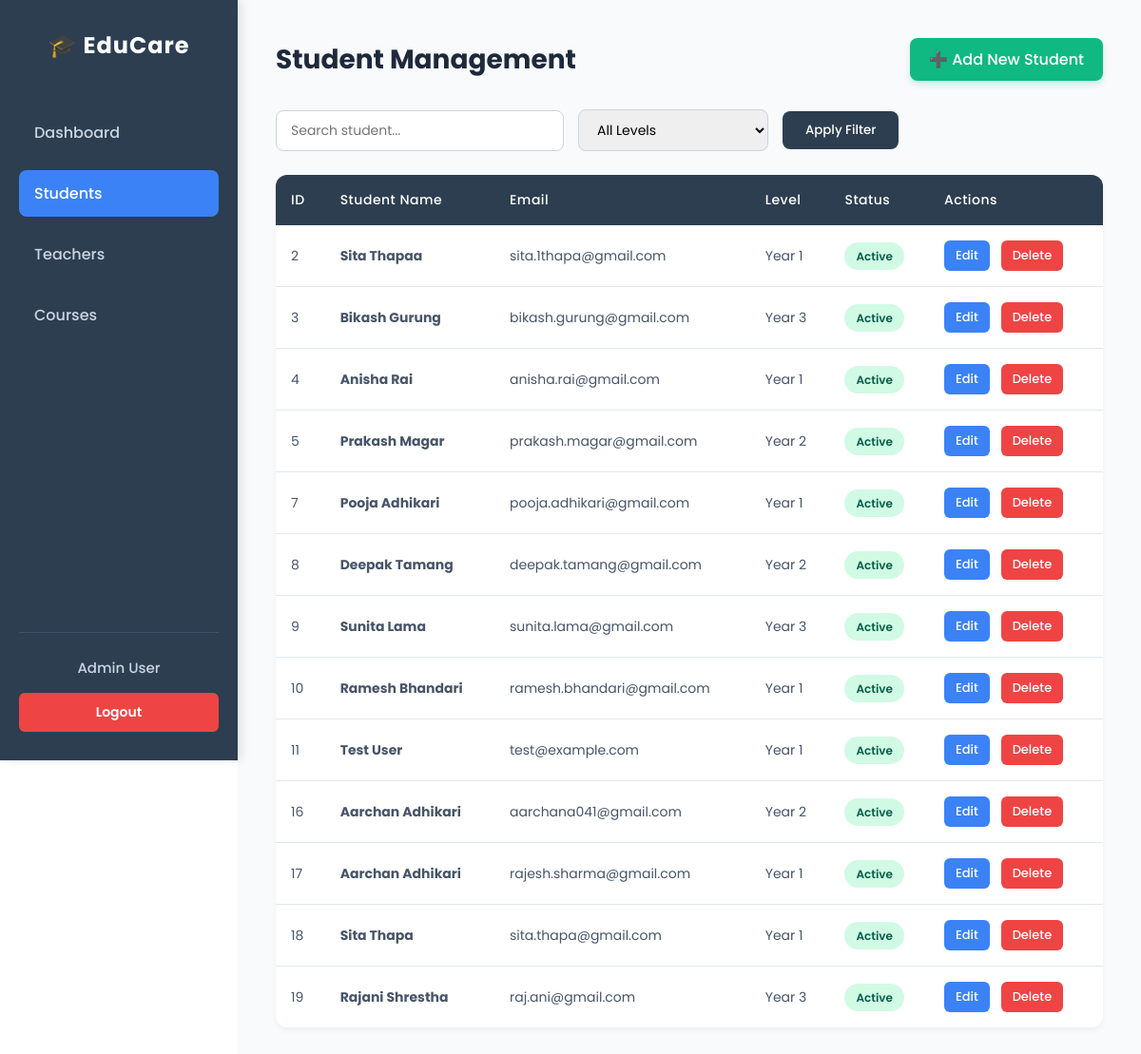
Screenshot of /01_student_management/student_admin.php with the database file from the repository.
### tables this page shows
CREATE TABLE `student` (
  `StudentID` int(11) NOT NULL COMMENT 'Auto-incremented unique identifier for each student',
  `StudentName` varchar(100) DEFAULT NULL COMMENT 'Full anme of the student',
  `Email` varchar(100) NOT NULL COMMENT 'Unique email address used for login',
  `Level` varchar(100) DEFAULT NULL COMMENT 'Academic level e.g. Year 1, Year 2, Postgraduate',
  `DateOfBirth` date DEFAULT NULL COMMENT 'Date of birth of student',
  `DateEnrolled` datetime DEFAULT NULL COMMENT 'The date the student was registered on the system',
  `IsActive` tinyint(1) DEFAULT NULL COMMENT 'TRUE if student account is active, FALSE if deactivated',
  `Password` varchar(255) DEFAULT NULL
);

### models/Student.php (called while the page is built, shortened)
<?php
require_once __DIR__ . '/../database/db.php';
class Student
{
    private $conn;
    public function __construct()
    {
        $db = new Database();
        $this->conn = $db->connect();
    }
    public function getAll(){
        $sql= "SELECT * FROM student";
        $result = $this->conn->query($sql);
       $this->conn->query($sql);
       return $result;
    }
}

### database/db.php (called while the page is built)
<?php
class Database {
    private $host = "localhost";
    private $user = "root";
    private $pass = "";
    private $db   = "student_record_system";
    public function connect() {
        return new mysqli($this->host, $this->user, $this->pass, $this->db);
    }
}
?>

### controllers/StudentController.php (called while the page is built, shortened)
<?php
require_once __DIR__ . '/../models/Student.php';
class StudentController
{
    private $student;
    public function __construct()
    {
        $this->student = new Student();
    }
    public function index()
    {
        return $this->student->getAll();
    }
}

### 01_student_management/student_admin.php (the view, shortened to what this page needs)
<?php
require_once '../controllers/StudentController.php';
$controller = new StudentController();
$search = $_GET['search'] ?? '';
$level = $_GET['level'] ?? '';
if (!empty($search) && !empty($level)) {
    $student = $controller->searchAndFilter($search, $level);
} elseif (!empty($search)) {
    $student = $controller->search($search);
} elseif (!empty($level)) {
    $student = $controller->filterByLevel($level);
} else {
    $student = $controller->index();
}
?>
<!DOCTYPE html>
<html lang="en">
<head>
</head>
<body>
    <?php include '../navbar.php'; ?>
    <div class="main-content">
        <div class="page-header">
            <h2>Student Management</h2>
            <a href="add.php" class="add-btn">➕ Add New Student</a>
        </div>
        <form method="GET" class="filter-form">
            <input type="text" name="search" placeholder="Search student..." value="<?= htmlspecialchars($search) ?>">
            <select name="level">
                <option value="">All Levels</option>
            </select>
            <button type="submit">Apply Filter</button>
        </form>
        <div class="table-container">
            <table>
                <tr>
                    <th>ID</th>
                    <th>Student Name</th>
                    <th>Email</th>
                    <th>Level</th>
                    <th>Status</th>
                    <th>Actions</th>
                </tr>
                <?php if ($student->num_rows > 0): ?>
                    <?php while ($row = $student->fetch_assoc()): ?>
                        <tr>
                            <td><?= htmlspecialchars($row['StudentID']) ?></td>
                            <td><strong><?= htmlspecialchars($row['StudentName']) ?></strong></td>
                            <td><?= htmlspecialchars($row['Email']) ?></td>
                            <td><?= htmlspecialchars($row['Level']) ?></td>
                            <td>
                                <span class="badge <?= $row['IsActive'] ? 'active' : 'inactive' ?>">
                                    <?= $row['IsActive'] ? 'Active' : 'Inactive' ?>
                                </span>
                            </td>
                            <td>
                                <a href="edit.php?id=<?= $row['StudentID'] ?>" class="edit-btn">Edit</a>
                                <a href="delete.php?id=<?= $row['StudentID'] ?>" class="delete-btn" onclick="return confirm('Are you sure you want to delete this student?')">Delete</a>
                            </td>
                        </tr>
                    <?php endwhile; ?>
                <?php endif; ?>
            </table>
        </div>
    </div>
</body>
</html>

### 01_student_management/student_admin.php (style rules this page uses)
.main-content { padding: 40px; background-color: #f8fafc; min-height: 100vh; color: #334155; box-sizing: border-box; }
.page-header { display: flex; justify-content: space-between; align-items: center; margin-bottom: 30px; }
h2 { font-size: 28px; font-weight: 700; color: #1e293b; margin: 0; }
.add-btn { display: inline-flex; align-items: center; gap: 8px; padding: 10px 20px; background: #10b981; color: white; text-decoration: none; border-radius: 8px; font-weight: 500; transition: 0.3s; box-shadow: 0 4px 6px rgba(16, 185, 129, 0.2); }
.filter-form { display: flex; gap: 15px; margin-bottom: 25px; align-items: center; }
.filter-form input, .filter-form select { padding: 10px 15px; border: 1px solid #cbd5e1; border-radius: 8px; font-size: 14px; font-family: inherit; outline: none; min-width: 200px; }
.filter-form button { background: #2c3e50; color: white; border: none; padding: 10px 24px; border-radius: 8px; font-weight: 500; cursor: pointer; transition: 0.3s; font-family: inherit; }
.table-container { background: white; border-radius: 12px; box-shadow: 0 4px 6px -1px rgba(0, 0, 0, 0.05); overflow: hidden; }
table { width: 100%; border-collapse: collapse; }
th { background: #2c3e50; color: white; padding: 16px; text-align: left; font-weight: 500; font-size: 14px; letter-spacing: 0.5px; }
td { padding: 16px; border-bottom: 1px solid #e2e8f0; color: #475569; font-size: 14px; }
tr:last-child td { border-bottom: none; }
.edit-btn, .delete-btn { padding: 6px 12px; text-decoration: none; border-radius: 6px; font-size: 13px; font-weight: 500; margin-right: 8px; display: inline-block; transition: 0.2s; }
.edit-btn { background: #3b82f6; color: white; }
.delete-btn { background: #ef4444; color: white; }
.badge { padding: 6px 12px; border-radius: 20px; font-size: 12px; font-weight: 600; }
.active { background: #d1fae5; color: #065f46; }

### navbar.php (style rules this page uses)
body { margin: 0; padding-left: 250px; font-family: 'Poppins', sans-serif; }

### rows the page displays
student: StudentID "2", StudentName "Sita Thapaa", Email "sita.1thapa@gmail.com", Level "Year 1", IsActive "Active"
student: StudentID "3", StudentName "Bikash Gurung", Email "bikash.gurung@gmail.com", Level "Year 3", IsActive "Active"
student: StudentID "4", StudentName "Anisha Rai", Email "anisha.rai@gmail.com", Level "Year 1", IsActive "Active"
student: StudentID "5", StudentName "Prakash Magar", Email "prakash.magar@gmail.com", Level "Year 2", IsActive "Active"
student: StudentID "7", StudentName "Pooja Adhikari", Email "pooja.adhikari@gmail.com", Level "Year 1", IsActive "Active"
student: StudentID "8", StudentName "Deepak Tamang", Email "deepak.tamang@gmail.com", Level "Year 2", IsActive "Active"
student: StudentID "9", StudentName "Sunita Lama", Email "sunita.lama@gmail.com", Level "Year 3", IsActive "Active"
student: StudentID "10", StudentName "Ramesh Bhandari", Email "ramesh.bhandari@gmail.com", Level "Year 1", IsActive "Active"
student: StudentID "11", StudentName "Test User", Email "test@example.com", Level "Year 1", IsActive "Active"
student: StudentID "16", StudentName "Aarchan Adhikari", Email "aarchana041@gmail.com", Level "Year 2", IsActive "Active"
student: StudentID "17", StudentName "Aarchan Adhikari", Email "rajesh.sharma@gmail.com", Level "Year 1", IsActive "Active"
student: StudentID "18", StudentName "Sita Thapa", Email "sita.thapa@gmail.com", Level "Year 1", IsActive "Active"
student: StudentID "19", StudentName "Rajani Shrestha", Email "raj.ani@gmail.com", Level "Year 3", IsActive "Active"

### other values shown
$_SESSION['user_name'] "Admin User"
